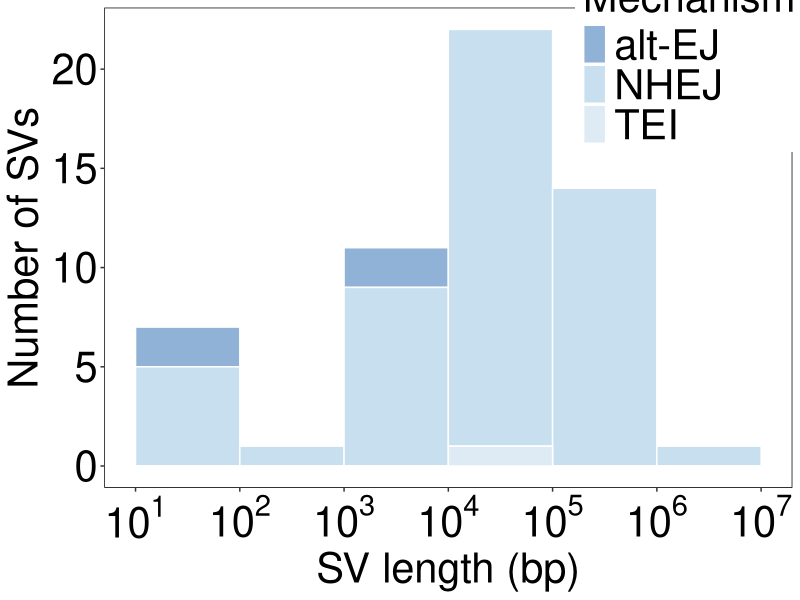

The R script that drew this image:
library(ggplot2)
library(RColorBrewer)
library(scales)

data <- read.csv("SV.info.final.txt",header=F,sep="\t")
data$Mechanism <- factor(data$V13, levels = c('alt-EJ','NHEJ','TEI'))  
mycolor <- c("#769fcd","#b9d7ea","#d6e6f2")
# data$length <- log(data$V12,base=10)
breaks <- 10^seq(0, 7, by = 1)
pic <- ggplot(data, aes(x = V12, fill = Mechanism)) +
  geom_histogram(binwidth = 1,breaks = breaks, color = "white", alpha = 0.8) +
  scale_fill_manual(values = mycolor)+ 
  theme_bw()+
  labs(x = "SV length (bp)", y = "Number of SVs") +
  # scale_x_continuous(breaks = seq(0, 8, by = 1), labels = seq(0, 8, by = 1)) +
  scale_x_log10(limits = c(1e1, 1e7),breaks = 10^seq(1, 7, by = 1),labels = trans_format("log10", math_format(10^.x)))+
  scale_y_continuous(breaks = seq(0, 25, by = 5))+
  # coord_cartesian(xlim = c(1, 7)) +
  theme(panel.grid = element_blank(),text = element_text(size = 30),axis.text = element_text(size = 30,color = "black"),legend.text = element_text(size = 30),panel.border = element_rect(color = "black"))+theme(legend.position = c(0.85, 0.89))
